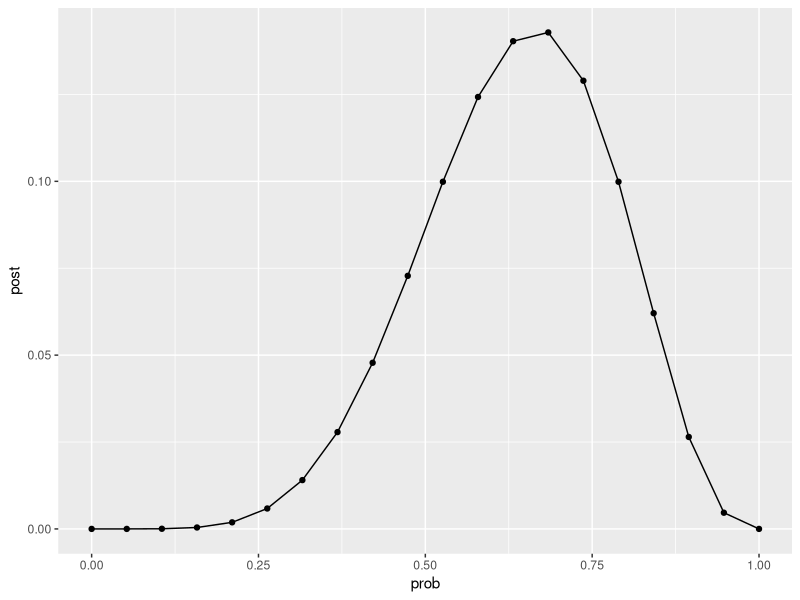

R code for this plot:
## ---- chunk 1
#| label: probability-water

sample <- c("W", "L", "W", "W", "W", "L", "W", "L", "W")
W <- sum(sample == "W") # number of W observed
L <- sum(sample == "L") # number of L observed
p <- c(0, 0.25, 0.5, 0.75, 1) # proportions W

# using vectorized version instead of sapply()
# see: https://github.com/rmcelreath/stat_rethinking_2023/issues/6
get_ways <- function(q) (q * 4)^W * ((1 - q) * 4)^L
ways <- get_ways(p)
prob <- ways / sum(ways)
cbind(p, ways, prob)

## ---- chunk 2
#| label: sim-globe-tossing

# function to toss a globe covered p by water N times
sim_globe <- function(p = 0.7, N = 9) {
  sample(c("W", "L"), size = N, prob = c(p, 1 - p), replace = TRUE)
}
sim_globe()
## ---- chunk 3
#| label: replicate-sim
#| lst-cap: "R code snippet 2.4: Replicate simulation"

# replicate simulation 10 times with different p values (here: p = 0.5)
replicate(sim_globe(p = 0.5, N = 9), n = 10) 
## ---- chunk 4
#| label: test-sim-extrem-values
sim_globe(p = 1, N = 10) # test, when p = 1

sum(sim_globe(p = 0.5, N = 1e4) == "W") / 1e4 # test 1e4 (10.000) times
## ---- chunk 5
#| label: test-est-with-sim

# function to compute posterior distribution 
compute_posterior <- function(the_sample, poss = c(0, 0.25, 0.5, 0.75, 1)) {
  W <- sum(the_sample == "W") # number of W observed
  L <- sum(the_sample == "L") # number of L observed
  get_ways <- function(q) (q * 4)^W * ((1 - q) * 4)^L
  ways <- get_ways(poss)
  # ways <- sapply(poss, function(q) (q * 4)^W * ((1 - q) * 4)^L)
  post <- ways / sum(ways)
  # cannot find second parameter of function make_bar()
  # bars <- sapply(post, function(q) animint2::make_bar(q)) 
  data.frame(poss, ways, post = round(post, 3))
}

compute_posterior(sim_globe())
## ---- chunk 6
#| label: grid-approx

library(ggplot2)

# 1. define grid
p_grid <- seq(from = 0, to = 1, length.out = 20)

# 2. define prior
prior <- rep(1, 20)

# 3. compute likelihood at each value in grid
likelihood <- dbinom(x = 6, size = 9, prob = p_grid)

# 4. compute product of likelihood and prior
unstd.posterior <- likelihood * prior

# 5. standardize the posterior, so it sums to 1
posterior <- unstd.posterior / sum(unstd.posterior)

# 6 display the posterior distribution 
# using ggplot2::ggplot instead of books base::plot 
df <- dplyr::bind_cols("prob" = p_grid, "post" = posterior)
ggplot(df, aes(x = prob, y = post)) +
    geom_line() +
    geom_point()
